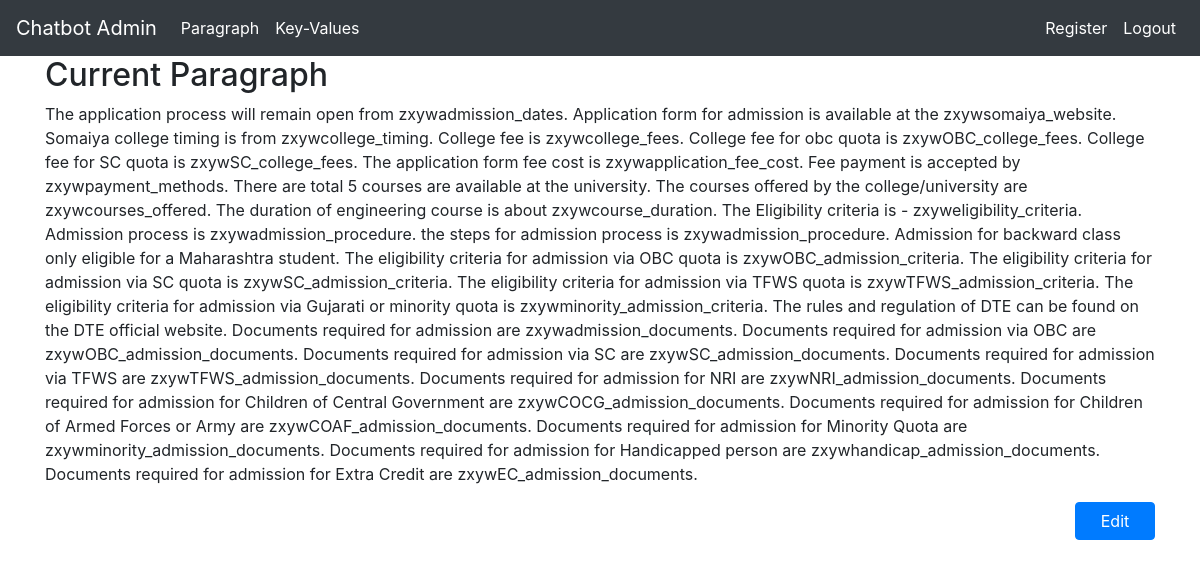
The app's page /para/ (signed in), older data.
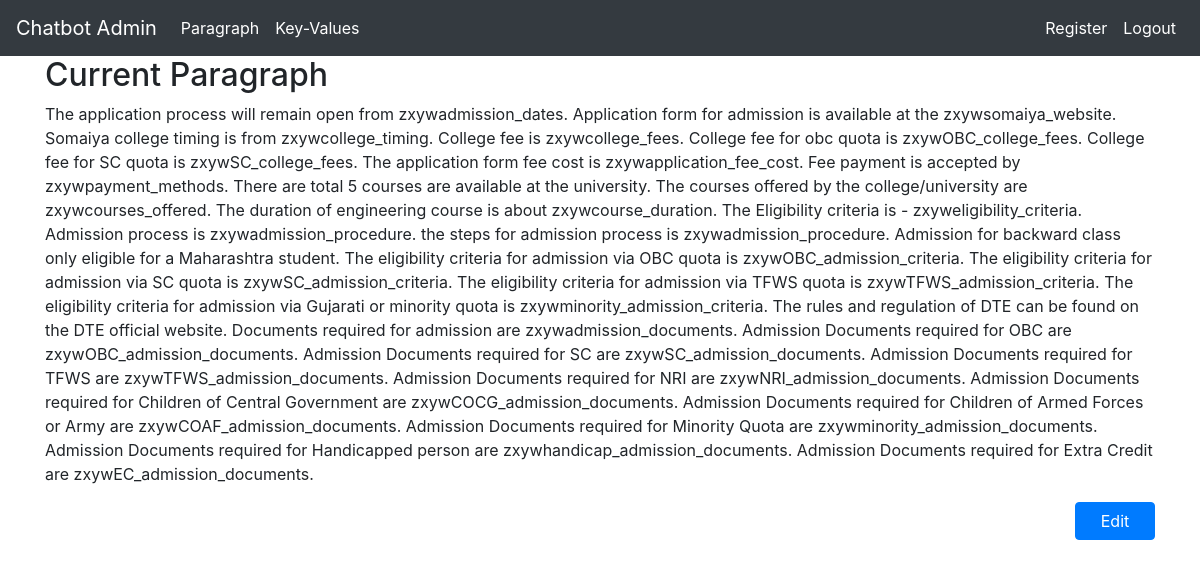
The same page, newer data.
### tables this page shows
CREATE TABLE "paragraph" (
	`para`	TEXT
);

### app2.py (the view)
@app.route('/para/')
@is_logged_in
def read_para():
    try:
        conn = sqlite3.connect('test.db')
        c = conn.cursor()
        c.execute('select * from paragraph')
        paragraph = c.fetchall()
        conn.commit()
    except sqlite3.IntegrityError:
        return {"error"}
    except Exception as exception:
        print(exception)
    finally:
        if conn:
            conn.close()
    return render_template('view_para.html', para=paragraph[0][0], js_files=['para.js', ])

### app2.py (called while the page is built)
def is_logged_in(f):
    @wraps(f)
    def wrap(*args, **kwargs):
        if 'logged_in' in session:
            return f(*args, **kwargs)
        else:
            flash('Unauthorized, Please login', 'danger')
            return redirect(url_for('login'))
    return wrap

### templates/view_para.html (shortened to what this page needs)
{% extends 'base.html' %}
{% block content %}
<div class="container">
  <h2>Current Paragraph</h2>
  <form>
    <div class="form-group">
      <div id="para_div" style="display: block;">{{ para }}</div>
    </div>
    <div class="form-group" align="right" id="not_editable" style="display: block;">
        <button type="button" class="btn btn-primary" id="edit" name="edit" onclick="seteditable()">Edit</button>
    </div>
  </form>
{% endblock %}

### templates/base.html (shortened to what this page needs)
<!doctype html>
<html lang="en">
  <head>
    <link rel="stylesheet"
          href="https://stackpath.bootstrapcdn.com/bootstrap/4.1.3/css/bootstrap.min.css"
>
  </head>
  <body>
    {% include 'includes/_navbar.html' %}
      {% block content %}
      {% endblock %}
  </body>
</html>

### templates/includes/_navbar.html (shortened to what this page needs)
    <nav class="navbar navbar-expand-md navbar-dark bg-dark" >
      <a class="navbar-brand" href="/">Chatbot Admin</a>
      <div class="collapse navbar-collapse" id="navbarsExampleDefault">
        <ul class="navbar-nav mr-auto">
    {% if session.logged_in %}
          <li class="nav-item active">
            <a class="nav-link" href="/para/">Paragraph <span class="sr-only">(current)</span></a>
          </li>
          <li class="nav-item active">
            <a class="nav-link" href="/key_values/">Key-Values <span class="sr-only">(current)</span></a>
          </li>
    {% endif %}
        </ul>
        <ul class="nav navbar-nav navbar-right">
          {% if session.logged_in %}
            <li class="nav-item active">
              <a class="nav-link" href="/register">Register</a>
            </li>
            <li class="nav-item active">
              <a class="nav-link" href="/logout">Logout</a>
            </li>
          {% else %}
            <li class="nav-item active">
              <a class="nav-link" href="/login">Login</a>
            </li>
          {% endif %}
        </ul>
      </div>
    </nav>

### templates/view_para.html (style rules this page uses)
.btn { width: 80px; }

Row changes from the older to the newer data that the page shows:
changed paragraph: para "…for admission are zxywadmission_documents. Documents required for admission via OBC are zxywOBC_admission_documents. Documents required for admission via SC are zxywSC_admission_documents. Documents required for admission via TFWS are zxywTFWS_admission_documents. Documents required for admission for NRI are zxywNRI_admission_documents. Documents required for admission for Children of Central Government are zxywCOCG_admission_documents. Documents required for admission for Children of Armed Forces or Army are zxywCOAF_admission_documents. Documents required for admission for Minority Quota are zxywminority_admission_documents. Documents required for admission for Handicapped person are…" → "…for admission are zxywadmission_documents. Admission Documents required for OBC are zxywOBC_admission_documents. Admission Documents required for SC are zxywSC_admission_documents. Admission Documents required for TFWS are zxywTFWS_admission_documents. Admission Documents required for NRI are zxywNRI_admission_documents. Admission Documents required for Children of Central Government are zxywCOCG_admission_documents. Admission Documents required for Children of Armed Forces or Army are zxywCOAF_admission_documents. Admission Documents required for Minority Quota are zxywminority_admission_documents. Admission Documents required for Handicapped person are zxywhandicap_admission_documents.…"
